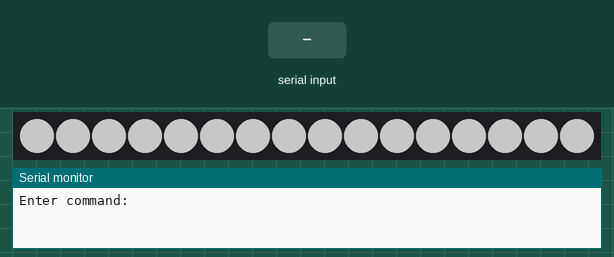
Simulated run of this sketch. Board: Arduino Uno, built with avr-gcc and run on an emulated ATmega328P. Shown: 16 RGB LEDs in strip order, left to right, the last lines printed to the serial monitor. The test bench sets the inputs (shaded band). Dim RGB values are drawn brighter than linear.

Above: at 1.4 s.
1.5 s: "z90\n" received over Serial
At 2.3 s:
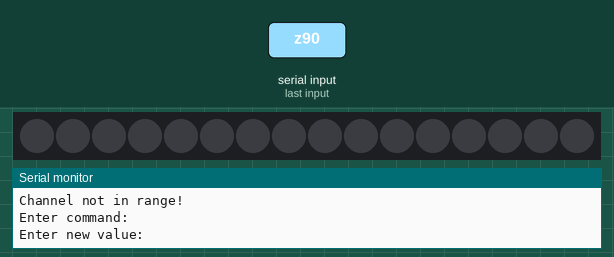
3.2 s: "90,45,200\n" received over Serial
4.7 s: "0\n" received over Serial
6.2 s: "90,45\n" received over Serial
Timing chart, 0 to 8.7 s (numbered marks = the images above; inputs shaded):
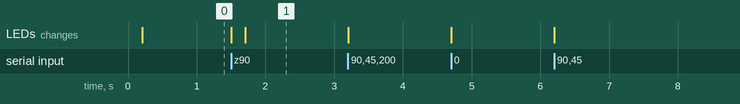

Measured:
- after the input at 1.5 s, the LEDs: first change at once (image 1 shows a later state)

The sketch:

Illuminator.ino
```cpp
#include "Tlc5940.h"

int channelIntensity[20];

void setup()
{
  Serial.begin(57600);
  Serial.setTimeout(100);
  Tlc.init();
  for (byte i = 0; i < 20; i++)
  {
    Tlc.set(i, 1600);
    Tlc.update();
    delay(10);
    channelIntensity[i] = 1600;
  }
}

void loop()
{
  int channel = -1;
  int intensity = -1;
  Serial.println("Enter command:");
  while (Serial.available() == 0);
  if (Serial.peek() > '9')
  {
    char command = Serial.read();
    switch (command)
    {
      case 'p':
        for (byte i = 0; i < 20; i++)
        {
          Serial.print(i);
          Serial.print(": ");
          Serial.println(channelIntensity[i]);
        }
        return;
      case 'z':
        for (byte i = 0; i < 20; i++)
        {
          Tlc.set(i, 0);
          Tlc.update();
          delay(10);
          channelIntensity[i] = 0;
        }
        Serial.println("All channels cleared.");
        return;
      case 'm':
        for (byte i = 0; i < 20; i++)
        {
          Tlc.set(i, 4095);
          Tlc.update();
          delay(10);
          channelIntensity[i] = 4095;
        }
        Serial.println("All channels maxed.");
        return;
      case 'a':
        Serial.println("Enter new value for all channels:");
        while (Serial.available() == 0);
        intensity = Serial.parseInt();
        if ((intensity > 4095) || (intensity < 0))
        {
          Serial.println("Value not in range!");
          return;
        }
        for (byte i = 0; i < 20; i++)
        {
          Tlc.set(i, intensity);
          Tlc.update();
          delay(10);
          channelIntensity[i] = intensity;
        }
        Serial.print("All channels set to: ");
        Serial.println(intensity);
        return;
      default:
        return;
    }
  }
  else
  {
    channel = Serial.parseInt();
  }
  if ((channel > 19) || (channel < 0))
  {
    Serial.println("Channel not in range!");
    return;
  }

  Serial.println("Enter new value:");
  while (Serial.available() == 0);
  intensity = Serial.parseInt();
  if ((intensity > 4095) || (intensity < 0))
  {
    Serial.println("Value not in range!");
    return;
  }
  channelIntensity[channel] = intensity;

  Tlc.set(channel, intensity);
  Tlc.update();
}
```
